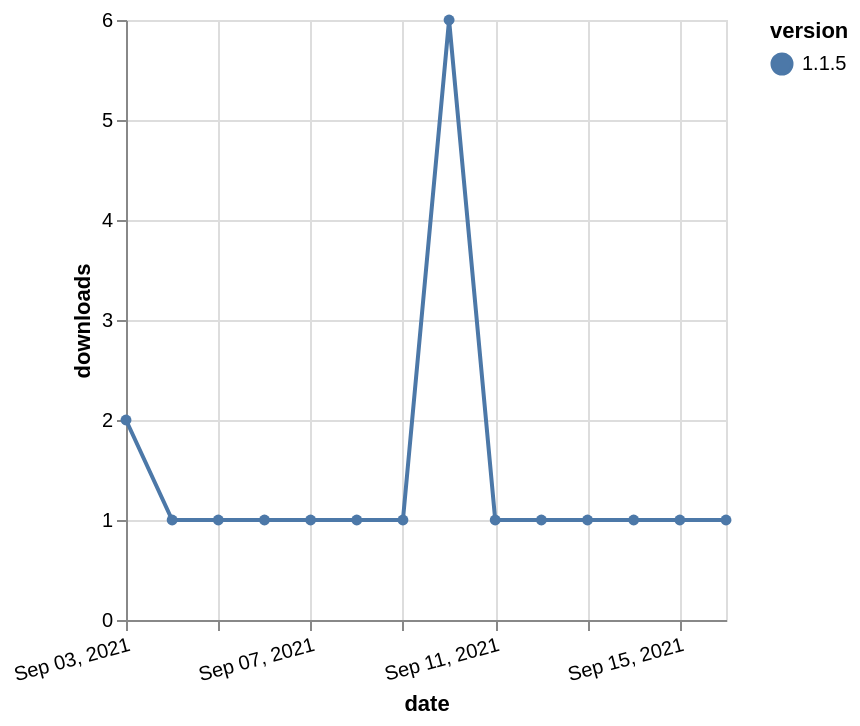

The specification (Vega-Lite) saved for this image:
### Vega-Lite specification from a JSON file in a GitHub repository (floating-point values rounded to 4 significant figures)
{"$schema": "https://vega.github.io/schema/vega-lite/v5.json", "description": "A simple bar chart with embedded data.", "data": {"values": [{"date": "2021-09-03", "total": 431, "delta": 2, "version": "1.1.5"}, {"date": "2021-09-04", "total": 432, "delta": 1, "version": "1.1.5"}, {"date": "2021-09-05", "total": 433, "delta": 1, "version": "1.1.5"}, {"date": "2021-09-06", "total": 434, "delta": 1, "version": "1.1.5"}, {"date": "2021-09-07", "total": 435, "delta": 1, "version": "1.1.5"}, {"date": "2021-09-08", "total": 436, "delta": 1, "version": "1.1.5"}, {"date": "2021-09-09", "total": 437, "delta": 1, "version": "1.1.5"}, {"date": "2021-09-10", "total": 443, "delta": 6, "version": "1.1.5"}, {"date": "2021-09-11", "total": 444, "delta": 1, "version": "1.1.5"}, {"date": "2021-09-12", "total": 445, "delta": 1, "version": "1.1.5"}, {"date": "2021-09-13", "total": 446, "delta": 1, "version": "1.1.5"}, {"date": "2021-09-14", "total": 447, "delta": 1, "version": "1.1.5"}, {"date": "2021-09-15", "total": 448, "delta": 1, "version": "1.1.5"}, {"date": "2021-09-16", "total": 449, "delta": 1, "version": "1.1.5"}]}, "width": "container", "mark": {"type": "line", "point": {"filled": true}}, "encoding": {"x": {"field": "date", "type": "temporal", "timeUnit": "yearmonthdate", "title": "date", "axis": {"labelAngle": -15}}, "y": {"field": "delta", "type": "quantitative", "title": "downloads"}, "color": {"field": "version", "type": "nominal"}, "tooltip": {"field": "delta"}}}
